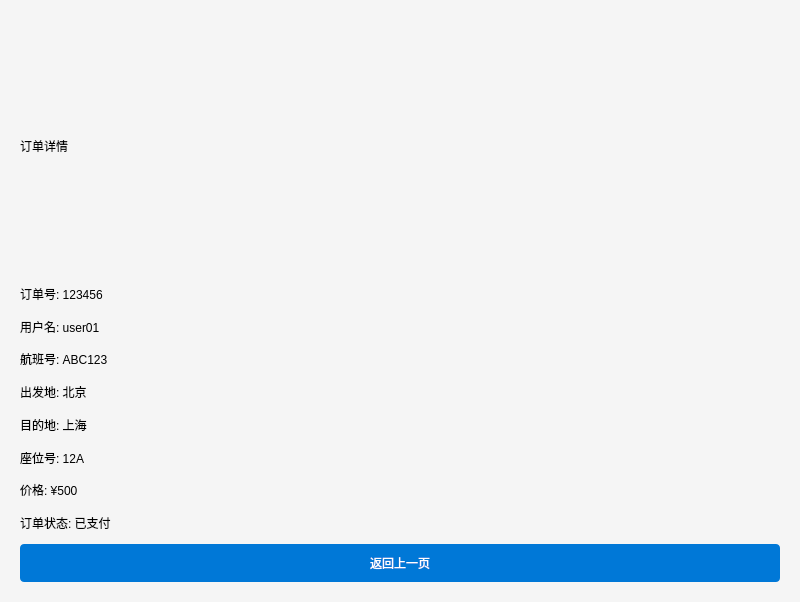
<?xml version="1.0" encoding="UTF-8"?>
<ui version="4.0">
 <class>OrderDetailsWindow</class>
 <widget class="QMainWindow" name="OrderDetailsWindow">
  <property name="geometry">
   <rect>
    <x>0</x>
    <y>0</y>
    <width>800</width>
    <height>602</height>
   </rect>
  </property>
  <property name="styleSheet">
   <string>QMainWindow {
    background-color: #F5F5F5;
    font-family: 'Segoe UI', sans-serif;
}

QPushButton {
    background-color: #0078D7;
    border: none;
    border-radius: 4px;
    color: white;
    padding: 10px;
    min-width: 150px;
}

QPushButton:hover {
    background-color: #005FAC;
}
.
QLabel {
    font-size: 16px;
    font-weight: bold;
    color: #333;
}

QTextEdit {
    border: 1px solid #ccc;
    font-size: 14px;
    color: #333;
    padding: 10px;
}</string>
  </property>
  <widget class="QWidget" name="centralwidget">
   <layout class="QVBoxLayout" name="verticalLayout">
    <property name="spacing">
     <number>10</number>
    </property>
    <property name="leftMargin">
     <number>20</number>
    </property>
    <property name="topMargin">
     <number>20</number>
    </property>
    <property name="rightMargin">
     <number>20</number>
    </property>
    <property name="bottomMargin">
     <number>20</number>
    </property>
    <item>
     <widget class="QLabel" name="orderDetailsLabel">
      <property name="text">
       <string>订单详情</string>
      </property>
     </widget>
    </item>
    <item>
     <layout class="QVBoxLayout" name="orderInfoLayout">
      <item>
       <widget class="QLabel" name="orderNumberLabel">
        <property name="text">
         <string>订单号: 123456</string>
        </property>
       </widget>
      </item>
      <item>
       <widget class="QLabel" name="usernameLabel">
        <property name="text">
         <string>用户名: user01</string>
        </property>
       </widget>
      </item>
      <item>
       <widget class="QLabel" name="flightNumberLabel">
        <property name="text">
         <string>航班号: ABC123</string>
        </property>
       </widget>
      </item>
      <item>
       <widget class="QLabel" name="departureLabel">
        <property name="text">
         <string>出发地: 北京</string>
        </property>
       </widget>
      </item>
      <item>
       <widget class="QLabel" name="destinationLabel">
        <property name="text">
         <string>目的地: 上海</string>
        </property>
       </widget>
      </item>
      <item>
       <widget class="QLabel" name="seatNumberLabel">
        <property name="text">
         <string>座位号: 12A</string>
        </property>
       </widget>
      </item>
      <item>
       <widget class="QLabel" name="priceLabel">
        <property name="text">
         <string>价格: ¥500</string>
        </property>
       </widget>
      </item>
      <item>
       <widget class="QLabel" name="statusLabel">
        <property name="text">
         <string>订单状态: 已支付</string>
        </property>
       </widget>
      </item>
     </layout>
    </item>
    <item>
     <layout class="QHBoxLayout" name="buttonLayout">
      <item>
       <widget class="QPushButton" name="backToPreviousButton">
        <property name="cursor">
         <cursorShape>PointingHandCursor</cursorShape>
        </property>
        <property name="text">
         <string>返回上一页</string>
        </property>
       </widget>
      </item>
     </layout>
    </item>
   </layout>
  </widget>
 </widget>
 <resources/>
 <connections/>
</ui>
